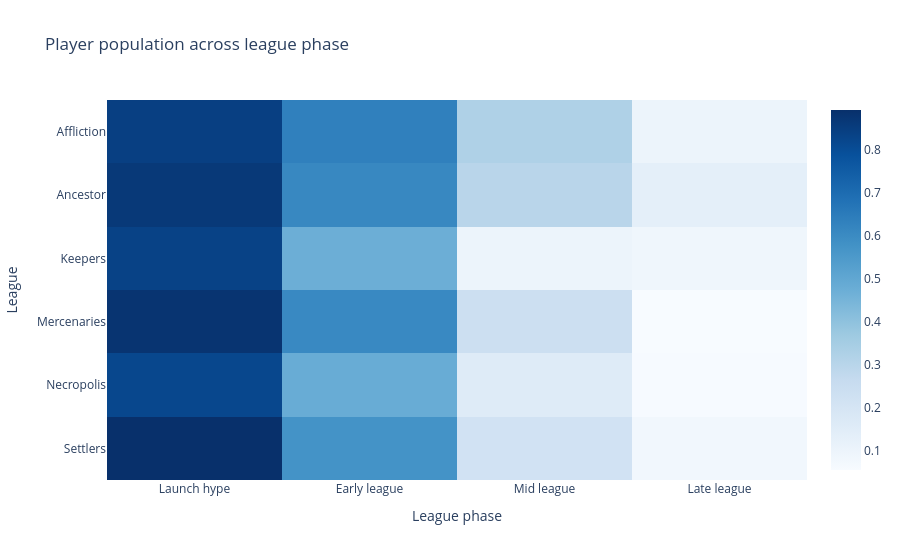

Notebook code for this chart:
### Code cell
heatmap_data = (league_phase_summary.pivot(index="League", columns="Phase", values="avg_players").reindex(columns=phase_order))
fig = px.imshow(heatmap_data,aspect="auto",color_continuous_scale="Blues",title="Player population across league phase")
fig.update_layout(xaxis_title="League phase",yaxis_title="League")
fig.show()

### Figure 1 — Plotly figure (JSON) as saved in the notebook; plotly's stock layout.template omitted (floating-point values rounded to 4 significant figures)
{"data": [{"coloraxis": "coloraxis", "hovertemplate": "Phase: %{x}<br>League: %{y}<br>color: %{z}<extra></extra>", "name": "0", "type": "heatmap", "x": ["Launch hype", "Early league", "Mid league", "Late league"], "xaxis": "x", "y": ["Affliction", "Ancestor", "Keepers", "Mercenaries", "Necropolis", "Settlers"], "yaxis": "y", "z": [[0.8446, 0.6373, 0.3246, 0.1032], [0.8651, 0.6115, 0.2999, 0.1365], [0.8351, 0.4724, 0.1032, 0.08967], [0.88, 0.6064, 0.2405, 0.05535], [0.8214, 0.4829, 0.1604, 0.06024], [0.8931, 0.575, 0.2171, 0.07907]]}], "layout": {"coloraxis": {"colorscale": [[0, "rgb(247,251,255)"], [0.125, "rgb(222,235,247)"], [0.25, "rgb(198,219,239)"], [0.375, "rgb(158,202,225)"], [0.5, "rgb(107,174,214)"], [0.625, "rgb(66,146,198)"], [0.75, "rgb(33,113,181)"], [0.875, "rgb(8,81,156)"], [1, "rgb(8,48,107)"]]}, "title": {"text": "Player population across league phase"}, "xaxis": {"anchor": "y", "domain": [0, 1], "title": {"text": "League phase"}}, "yaxis": {"anchor": "x", "autorange": "reversed", "domain": [0, 1], "title": {"text": "League"}}}}
